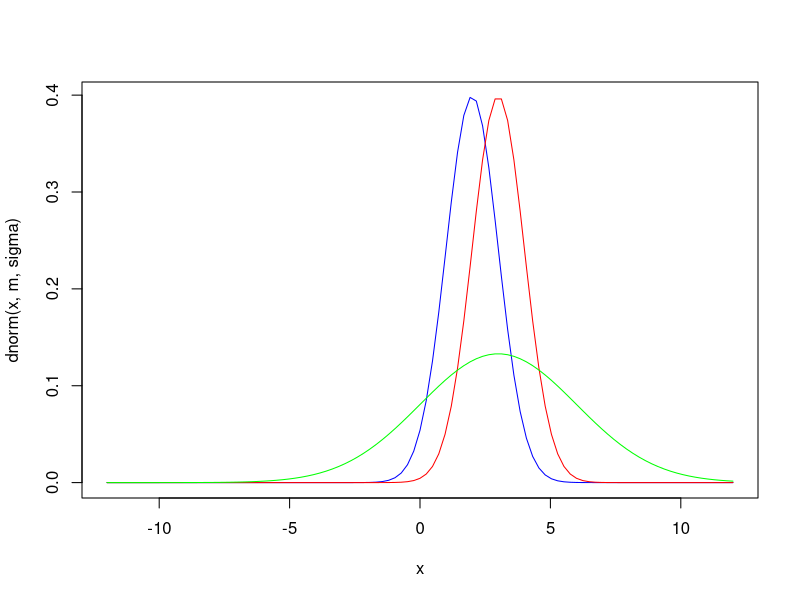
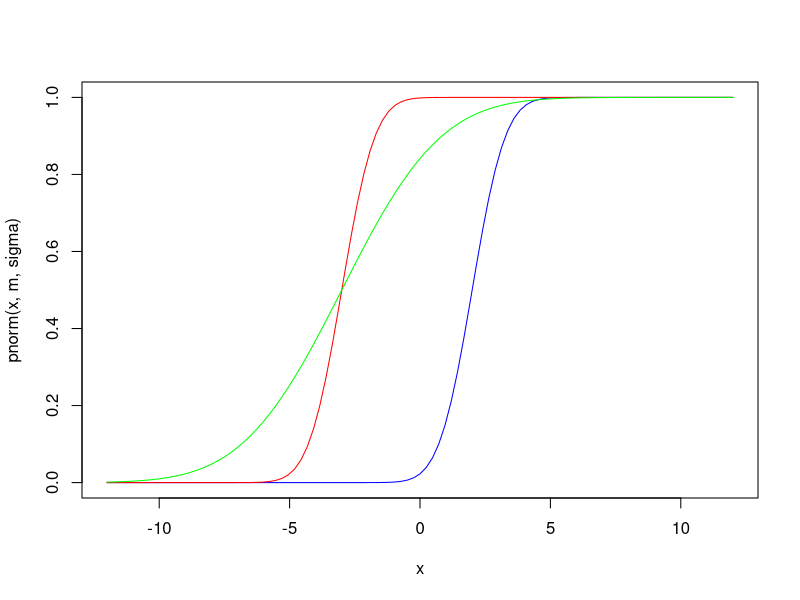
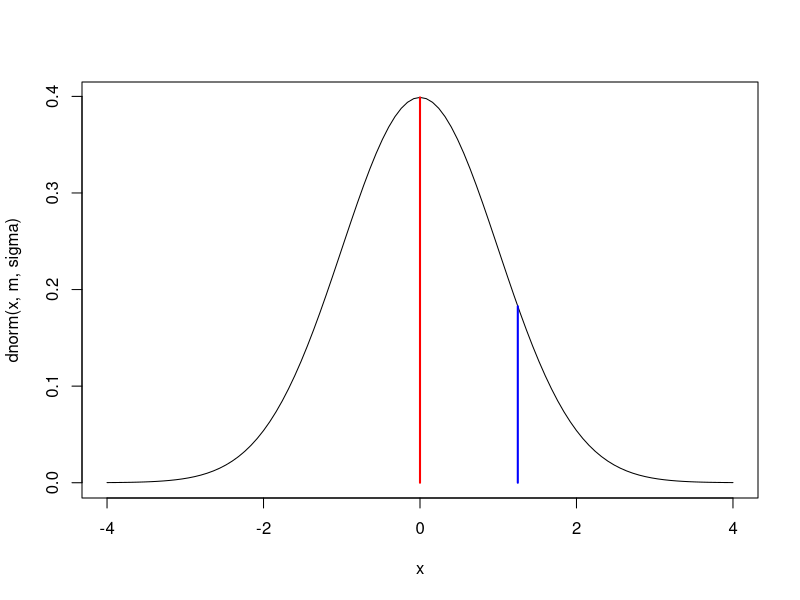
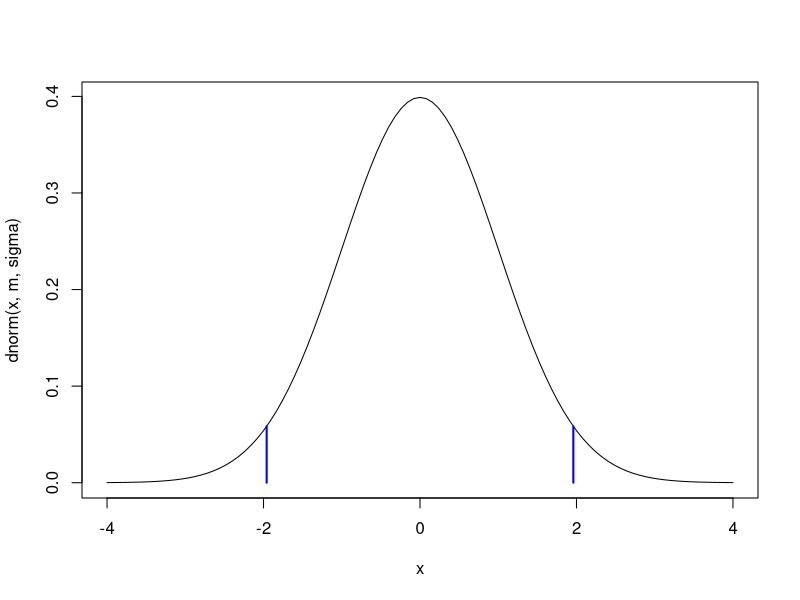

The R script that drew these images, in order:
# Principes et Méthodes Statistiques
# Fiche 1 - Exercice 1

# Visualisation de la densité d'une loi normale
m <- 2
sigma <- 1
curve(dnorm(x, m, sigma), -12, 12, col = "blue")

# On change la moyenne
m <- 3
curve(dnorm(x, m, sigma), add = T, col = "red")

# On change la variance
sigma <- 3
curve(dnorm(x, m, sigma), add = T, col = "green")

# Remarquer que l'aire sous la densité est constante (elle vaut 1)

# Même chose avec la fonction de répartition
m <- 2
sigma <- 1
curve(pnorm(x, m, sigma), -12, 12, col = "blue")
pnorm(0, m, sigma)

m <- -3
curve(pnorm(x, m, sigma), add = T, col = "red")
pnorm(0, m, sigma)

sigma <- 3
curve(pnorm(x, m, sigma), add = T, col = "green")
pnorm(0, m, sigma)


# Loi normale centrée-réduite
m <- 0
sigma <- 1
curve(dnorm(x, m, sigma), -4, 4)


# Voir la table 1 de la loi normale centrée-réduite en 8.2.1.

pnorm(0)
lines(c(0, 0), c(0, dnorm(0)), col = "red", lwd = 2)

pnorm(1.25)
lines(c(1.25, 1.25), c(0, dnorm(1.25)), col = "blue", lwd = 2)

pnorm(1)
1 - pnorm(1)
pnorm(-1)

# Voir la table 2 de la loi normale centrée-réduite en 8.2.2.

qnorm(1 - 0.05 / 2)
qnorm(1 - 0.25 / 2)

curve(dnorm(x, m, sigma), -4, 4)
lines(c(qnorm(1 - 0.05 / 2), qnorm(1 - 0.05 / 2)), c(0, dnorm(qnorm(1 - 0.05 / 2))), col = "blue", lwd = 2)
lines(c(-qnorm(1 - 0.05 / 2), -qnorm(1 - 0.05 / 2)), c(0, dnorm(qnorm(1 - 0.05 / 2))), col = "blue", lwd = 2)
